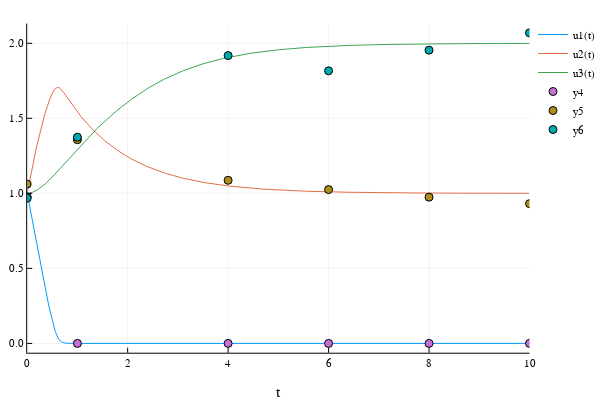

Notebook source saved alongside this figure:
### Markdown cell above
Add some measurement error to the data.

### Code cell
data1 = Array(sol_discrete) .* (1 .+ 0.05*randn(size(Array(sol_discrete))));
Plots.plot(sol)
Plots.scatter!(sol_discrete.t, data1')

### Figure 1 — Plotly figure (JSON) as saved in the notebook; plotly's stock layout.template omitted (floating-point values rounded to 4 significant figures; data arrays with more than 128 entries replaced by an {"elided": "..."} marker saying what was removed)
{"data": [{"colorbar": {"title": ""}, "legendgroup": "u1(t)", "line": {"color": "rgba(0, 154, 250, 1.000)", "dash": "solid", "shape": "linear", "width": 1}, "mode": "lines", "name": "u1(t)", "showlegend": true, "type": "scatter", "x": {"elided": "1100 float values"}, "xaxis": "x1", "y": {"elided": "1100 float values"}, "yaxis": "y1", "zmax": null, "zmin": null}, {"colorbar": {"title": ""}, "legendgroup": "u2(t)", "line": {"color": "rgba(227, 111, 71, 1.000)", "dash": "solid", "shape": "linear", "width": 1}, "mode": "lines", "name": "u2(t)", "showlegend": true, "type": "scatter", "x": {"elided": "1100 float values"}, "xaxis": "x1", "y": {"elided": "1100 float values"}, "yaxis": "y1", "zmax": null, "zmin": null}, {"colorbar": {"title": ""}, "legendgroup": "u3(t)", "line": {"color": "rgba(62, 164, 78, 1.000)", "dash": "solid", "shape": "linear", "width": 1}, "mode": "lines", "name": "u3(t)", "showlegend": true, "type": "scatter", "x": {"elided": "1100 float values"}, "xaxis": "x1", "y": {"elided": "1100 float values"}, "yaxis": "y1", "zmax": null, "zmin": null}, {"colorbar": {"title": ""}, "legendgroup": "y4", "marker": {"color": "rgba(195, 113, 210, 1.000)", "line": {"color": "rgba(0, 0, 0, 1.000)", "width": 1}, "size": 8, "symbol": "circle"}, "mode": "markers", "name": "y4", "showlegend": true, "type": "scatter", "x": [0, 1, 4, 6, 8, 10], "xaxis": "x1", "y": [0.9766, 3.934e-06, 1.671e-08, -4.071e-07, 3.804e-08, 3.347e-07], "yaxis": "y1", "zmax": null, "zmin": null}, {"colorbar": {"title": ""}, "legendgroup": "y5", "marker": {"color": "rgba(172, 142, 24, 1.000)", "line": {"color": "rgba(0, 0, 0, 1.000)", "width": 1}, "size": 8, "symbol": "circle"}, "mode": "markers", "name": "y5", "showlegend": true, "type": "scatter", "x": [0, 1, 4, 6, 8, 10], "xaxis": "x1", "y": [1.062, 1.357, 1.087, 1.025, 0.9744, 0.9313], "yaxis": "y1", "zmax": null, "zmin": null}, {"colorbar": {"title": ""}, "legendgroup": "y6", "marker": {"color": "rgba(0, 170, 174, 1.000)", "line": {"color": "rgba(0, 0, 0, 1.000)", "width": 1}, "size": 8, "symbol": "circle"}, "mode": "markers", "name": "y6", "showlegend": true, "type": "scatter", "x": [0, 1, 4, 6, 8, 10], "xaxis": "x1", "y": [0.9679, 1.374, 1.918, 1.816, 1.954, 2.07], "yaxis": "y1", "zmax": null, "zmin": null}], "layout": {"annotations": [], "height": 400, "legend": {"bgcolor": "rgba(255, 255, 255, 1.000)", "bordercolor": "rgba(0, 0, 0, 1.000)", "font": {"color": "rgba(0, 0, 0, 1.000)", "family": "sans-serif", "size": 11}, "tracegroupgap": 0, "x": 1, "y": 1}, "margin": {"b": 20, "l": 0, "r": 0, "t": 20}, "paper_bgcolor": "rgba(255, 255, 255, 1.000)", "plot_bgcolor": "rgba(255, 255, 255, 1.000)", "showlegend": true, "width": 600, "xaxis": {"anchor": "y1", "domain": [0.05101, 0.9934], "gridcolor": "rgba(0, 0, 0, 0.100)", "gridwidth": 0.5, "linecolor": "rgba(0, 0, 0, 1.000)", "mirror": false, "range": [0, 10], "showgrid": true, "showline": true, "showticklabels": true, "tickangle": 0, "tickcolor": "rgb(0, 0, 0)", "tickfont": {"color": "rgba(0, 0, 0, 1.000)", "family": "sans-serif", "size": 11}, "tickmode": "array", "ticks": "inside", "ticktext": ["0", "2", "4", "6", "8", "10"], "tickvals": [0, 2, 4, 6, 8, 10], "title": "t", "titlefont": {"color": "rgba(0, 0, 0, 1.000)", "family": "sans-serif", "size": 15}, "type": "-", "visible": true, "zeroline": false, "zerolinecolor": "rgba(0, 0, 0, 1.000)"}, "yaxis": {"anchor": "x1", "domain": [0.07581, 0.9902], "gridcolor": "rgba(0, 0, 0, 0.100)", "gridwidth": 0.5, "linecolor": "rgba(0, 0, 0, 1.000)", "mirror": false, "range": [-0.06209, 2.132], "showgrid": true, "showline": true, "showticklabels": true, "tickangle": 0, "tickcolor": "rgb(0, 0, 0)", "tickfont": {"color": "rgba(0, 0, 0, 1.000)", "family": "sans-serif", "size": 11}, "tickmode": "array", "ticks": "inside", "ticktext": ["0.0", "0.5", "1.0", "1.5", "2.0"], "tickvals": [0, 0.5, 1, 1.5, 2], "title": "", "titlefont": {"color": "rgba(0, 0, 0, 1.000)", "family": "sans-serif", "size": 15}, "type": "-", "visible": true, "zeroline": false, "zerolinecolor": "rgba(0, 0, 0, 1.000)"}}}
